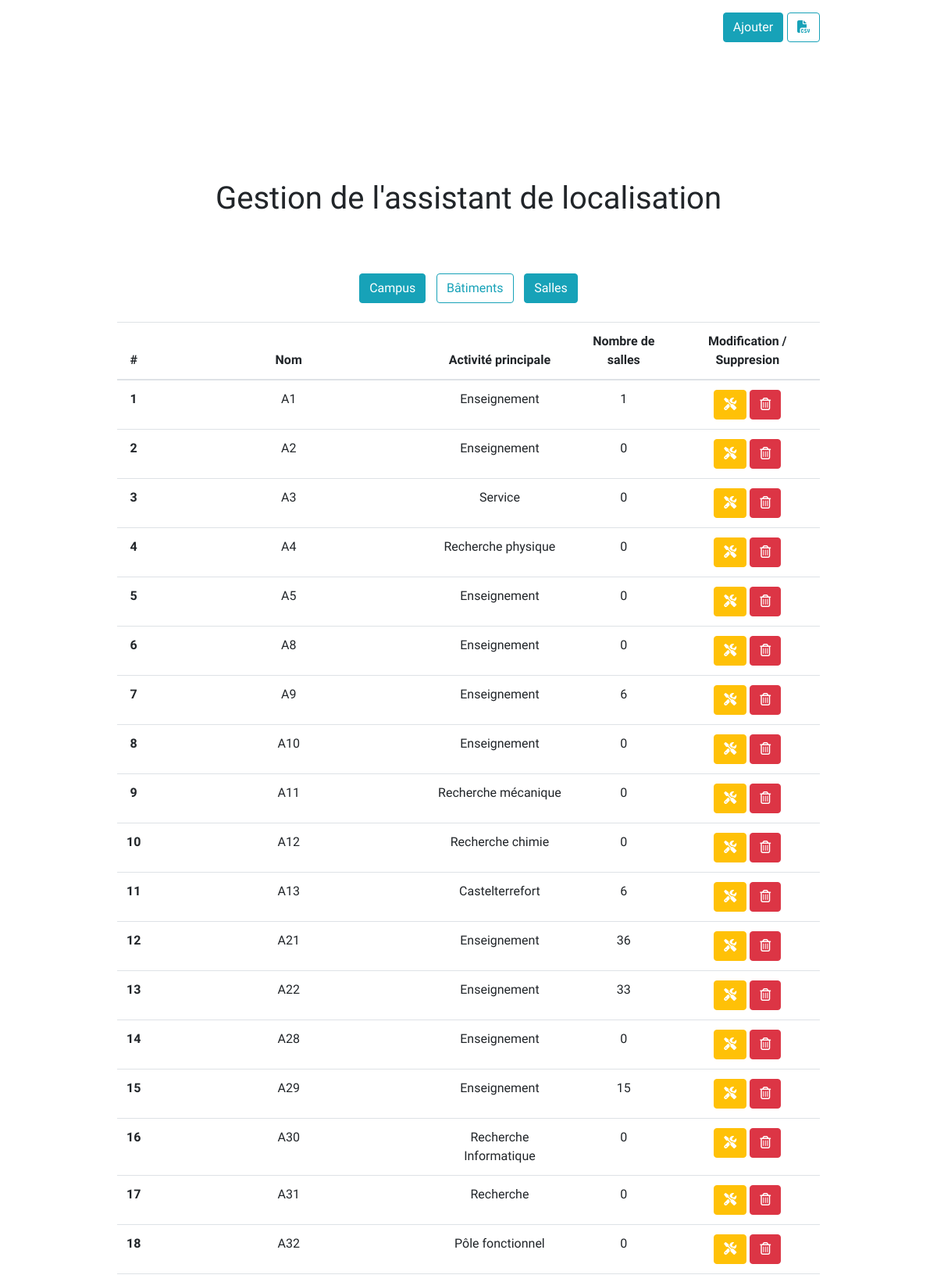
The page /edit/building/0 (upper part) on the database its author committed.
### localisation/models.py (models this page shows)
class Building(models.Model):
    name = models.CharField(max_length = 255)
    main_activity = models.CharField(max_length = 255, default= "")
    address = models.CharField(max_length = 500, default= "")
    coordinates =  models.CharField(max_length = 500, default= "")
    id_campus = models.ForeignKey('Campus' ,on_delete=models.CASCADE, default=DEFAULT_ID)
    class Meta:
        db_table = 'Building'

### managementTool/views.py (the view)
# urls.py: path('edit/building/0' , views.index , name = 'index'),
def index(request):
    hide = ""
    campus =  Campus.objects.all();
    if campus.count() > 0 :
        hide = "building"
        for c in campus :
            c.number = Building.objects.filter(id_campus = c.id).count()
    buildings = Building.objects.all();
    if buildings.count() > 0 :
        hide = "room"
        for b in buildings :
            b.number = Room.objects.filter(id_building = b.id).count()
    rooms = Room.objects.all();
    return render(request , 'index.html', {'buildings' : buildings, 'campus' : campus, 'rooms' : rooms, 'hide' : hide})

### managementTool/templates/index.html (shortened to what this page needs)
{% extends 'layout.html' %}
{% block body %}
    <div class="content">
        <div class="add component">
            <button type="button" class="btn btn-info" onclick="popup()">Ajouter</button>
            <a href="/exportCSV" class="btn btn-outline-info file" ><i class="fas fa-file-csv"></i></a>
        </div>
        <div class="title">
            <h1>Gestion de l'assistant de localisation</h1>
        </div>
        <div class="component buttons">
          <button type="button" class="btn btn-info button-campus" onclick="displayTable('campus')">Campus</button>
          <button type="button" class="btn btn-outline-info button-building" onclick="displayTable('building')">Bâtiments</button>
          <button type="button" class="btn btn-info button-room" onclick="displayTable('room')">Salles</button>
        </div>
        <div class="display component">
          <table class="table building show">
              <thead>
                  <tr>
                      <th scope="col">#</th>
                      <th scope="col">Nom</th>
                      <th scope="col">Activité principale</th>
                      <th scope="col">Nombre de salles</th>
                      <th scope="col">Modification / Suppresion</th>
                  </tr>
              </thead>
              <tbody>
                {% for b in buildings %}
                <tr class="{{b.id}}">
                    <th scope="row">{{forloop.counter}}</th>
                    <td>{{b.name}}</td>
                    <td>{{b.main_activity}}</td>
                    <td>{{b.number}}</td>
                    <td>
                        <a href="{% url 'edit_building' b.id %}" class="btn btn-warning"><i class="fas fa-tools"></i></a>
                        <a href="/edit/building/{{b.id}}/delete" class="btn btn-danger"><i class="far fa-trash-alt"></i></a>
                    </td>
                </tr>
                {% endfor %}
              </tbody>
          </table>
        </div>
    </div>
{% endblock %}

### managementTool/static/css/style.css (style rules this page uses)
* { font-family: 'Quicksand', sans-serif; }
.content { text-align: center; display: flex; align-items: center; justify-content: center; flex-direction: column; }
.component { width: 75vw; }
.add { display: flex; justify-content: flex-end; margin-top: 2vh; }
.component button { margin-left: 0.4vw; margin-right: 0.4vw; }
.title { display: flex; align-items: center; margin-top: 22vh; }
.display i { color: white; }
.file i { color: #17a2b8; }
.buttons { margin-bottom: 3vh; margin-top: 8vh; }
.show { display : table; }

### rows shown on the page
Building: name "A1", main_activity "Enseignement", number "1"
Building: name "A2", main_activity "Enseignement", number "0"
Building: name "A3", main_activity "Service", number "0"
Building: name "A4", main_activity "Recherche physique", number "0"
Building: name "A5", main_activity "Enseignement", number "0"
Building: name "A8", main_activity "Enseignement", number "0"
Building: name "A9", main_activity "Enseignement", number "6"
Building: name "A10", main_activity "Enseignement", number "0"
Building: name "A11", main_activity "Recherche mécanique", number "0"
Building: name "A12", main_activity "Recherche chimie", number "0"
Building: name "A13", main_activity "Castelterrefort", number "6"
Building: name "A21", main_activity "Enseignement", number "36"
Building: name "A22", main_activity "Enseignement", number "33"
Building: name "A28", main_activity "Enseignement", number "0"
Building: name "A29", main_activity "Enseignement", number "15"
Building: name "A30", main_activity "Recherche Informatique", number "0"
Building: name "A31", main_activity "Recherche", number "0"
Building: name "A32", main_activity "Pôle fonctionnel", number "0"
